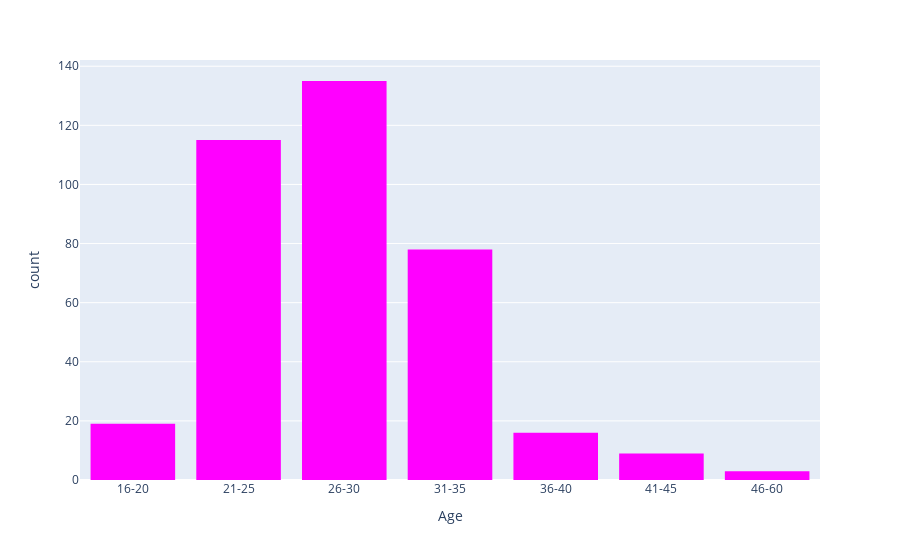

Notebook cell for this chart:
### Code cell
df=pd.read_csv("Chilla_data2_for_plots .csv")
fig = px.histogram(df, x="Age",color_discrete_sequence=['magenta'],
                  category_orders=dict(Age=["16-20", "21-25", "26-30", "31-35","36-40","41-45","46-60"]))
fig.show()

### Figure 1 — Plotly figure (JSON) as saved in the notebook; plotly's stock layout.template omitted (floating-point values rounded to 4 significant figures; data arrays with more than 128 entries replaced by an {"elided": "..."} marker saying what was removed)
{"data": [{"alignmentgroup": "True", "bingroup": "x", "hovertemplate": "Age=%{x}<br>count=%{y}<extra></extra>", "legendgroup": "", "marker": {"color": "magenta", "pattern": {"shape": ""}}, "name": "", "offsetgroup": "", "orientation": "v", "showlegend": false, "type": "histogram", "x": {"elided": "375 str values"}, "xaxis": "x", "yaxis": "y"}], "layout": {"barmode": "relative", "legend": {"tracegroupgap": 0}, "margin": {"t": 60}, "xaxis": {"anchor": "y", "categoryarray": ["16-20", "21-25", "26-30", "31-35", "36-40", "41-45", "46-60"], "categoryorder": "array", "domain": [0, 1], "title": {"text": "Age"}}, "yaxis": {"anchor": "x", "domain": [0, 1], "title": {"text": "count"}}}}
